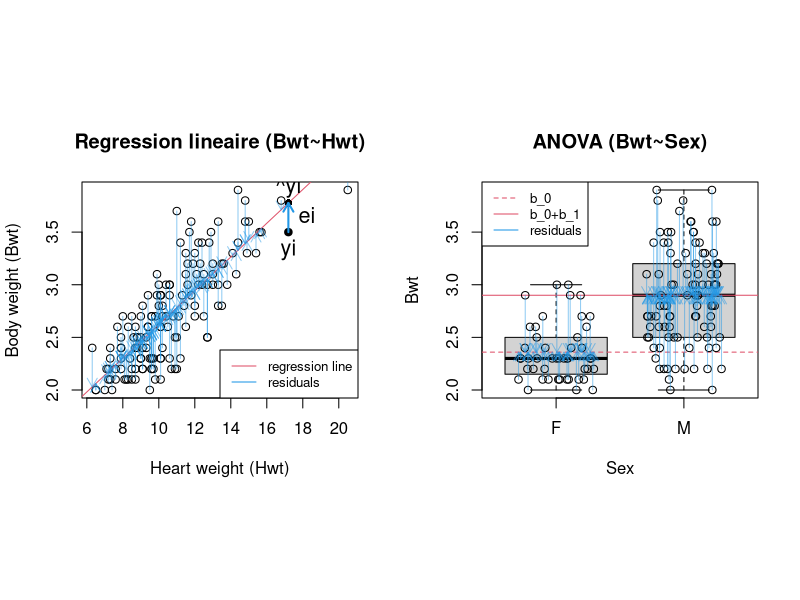
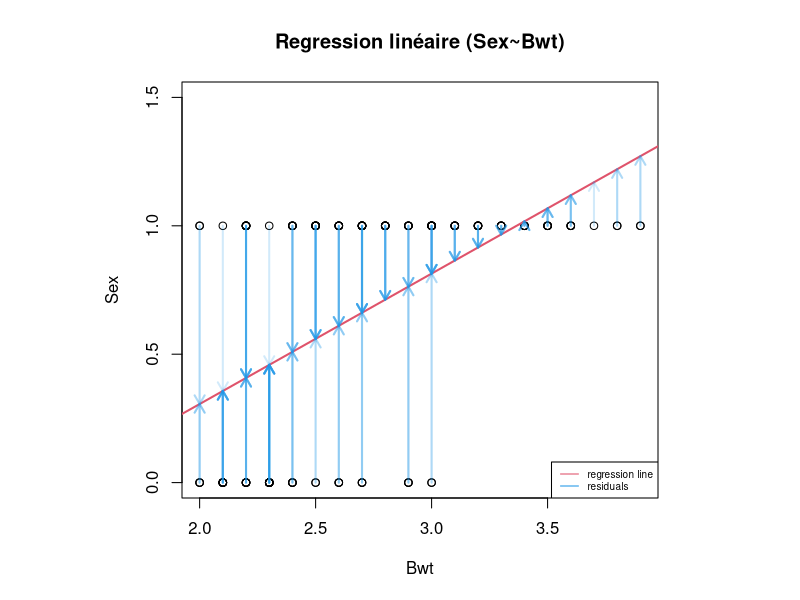
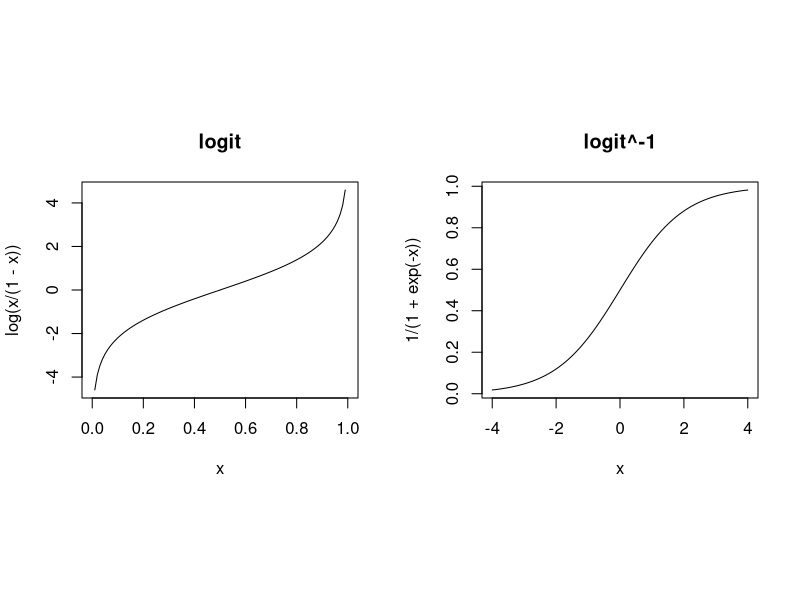
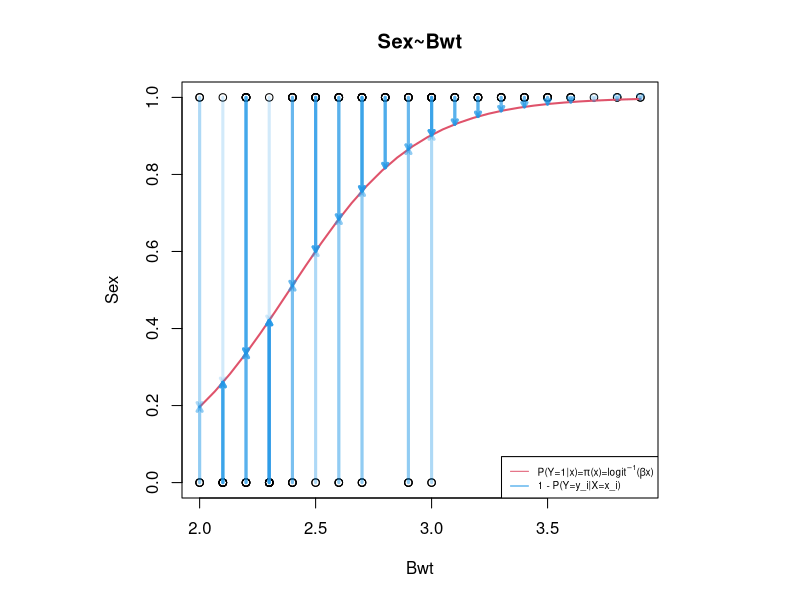

Generate these figures, in order, with R:
## ---- chunk 1
d = MASS::cats
m = lm(Bwt~Hwt, d)
layout(matrix(1:2, 1), respect=TRUE)
plot(
  m$model$Hwt, m$model$Bwt,
  ylab="Body weight (Bwt)", xlab="Heart weight (Hwt)",
  main="Regression lineaire (Bwt~Hwt)"
)
abline(m, col=2)
arrows(d$Hwt, d$Bwt, d$Hwt, d$Bwt-m$residuals, col=adjustcolor(4, alpha.f=0.5), length=0.1)

i = which(d$Hwt==17.2)
points(m$model[i,]$Hwt, m$model[i,]$Bwt,  pch=16)
points(m$model[i,]$Hwt, d[i,]$Bwt-m$residuals[i],  pch=16)
arrows(d[i,]$Hwt, d[i,]$Bwt, d[i,]$Hwt, d[i,]$Bwt-m$residuals[i], col=4, lwd=2, length=0.1)
text(m$model[i,]$Hwt, m$model[i,]$Bwt, "yi", pos=1, cex=1.3)
text(m$model[i,]$Hwt, d[i,]$Bwt-m$residuals[i]/2,  "ei", pos=4, cex=1.3)
text(m$model[i,]$Hwt, d[i,]$Bwt-m$residuals[i],  "^yi", pos=3, cex=1.3)
legend("bottomright",c("regression line", "residuals"), col=c(2,4), lty=1, cex=.8)


boxplot(Bwt~Sex, d, main="ANOVA (Bwt~Sex)", xlab="Sex", ylab="Bwt", outline=FALSE, ylim=range(d$Bwt))
m = lm(Bwt~Sex, d)
m$coefficients
abline(h=m$coefficients[[1]] + m$coefficients[[2]], col=2)
abline(h=m$coefficients[[1]], col=2, lty=2)

x = jitter(as.numeric(d$Sex), 1.5)
points(x, d$Bwt)
arrows(x, d$Bwt, x, d$Bwt-m$residuals, col=adjustcolor(4, alpha.f=0.5), length=0.1)
legend("topleft",c("b_0", "b_0+b_1", "residuals"), col=c(2,2,4), lty=c(2,1,1), cex=.8)

# t.test
# 1 null hypothesis
# H_0: p_h==_f
# H_1: p_h!=p_f
# 2 risk
# alpha = 5%
# 3 test hypothesis
# residuals~N?
shapiro.test(d[d$Sex=="F",]$Bwt)
shapiro.test(d[d$Sex=="M",]$Bwt)
# -> OK
# 4 t.test
t.test(d[d$Sex=="F",]$Bwt, d[d$Sex=="M",]$Bwt)
anova(m)
# 5 conclusion
## ---- chunk 2
d = MASS::cats

layout(1, respect=TRUE)
s = as.numeric(d$Sex) - 1
plot(d$Bwt, s, main="Regression linéaire (Sex~Bwt)", xlab="Bwt", ylab="Sex", ylim=c(0,1.5))
m = lm(s~d$Bwt)
abline(m, col=2, lwd=2)
# abline(h=0.5, col="grey", lwd=2)
arrows(d$Bwt, s, d$Bwt, s-m$residuals, col=adjustcolor(4, alpha.f=0.2), length=0.1, lwd=2)
legend("bottomright",c("regression line", "residuals"), col=c(2,4), lty=1, cex=0.6)
## ---- chunk 3
layout(matrix(1:2, 1), respect=TRUE)
x = 0:100/100
plot(x, log(x/(1-x)), main="logit", type="l")
x = seq(-4, 4,  length.out=100)
plot(x, 1 / (1+exp(-x)), main="logit^-1", type="l")
## ---- chunk 4
layout(1, respect=TRUE)
plot(d$Bwt, s, main="Sex~Bwt", xlab="Bwt", ylab="Sex")
m = glm(d$Sex~d$Bwt, family = binomial(logit))
m$coefficients
logitinv = function(x) 1/(1 + exp(-x))
x = seq(min(d$Bwt), max(d$Bwt), length.out=30)
lines(x, logitinv(m$coefficients[[1]] + m$coefficients[[2]]*x), col=2, lwd=2)
py1x = function(t,m) {
  x = m$coefficients[[1]] + m$coefficients[[2]]*t
  1/(1 + exp(-x))
}
arrows(d$Bwt, s, d$Bwt, py1x(d$Bwt,m), col=adjustcolor(4, alpha.f=0.2), length=0.05, lwd=3)
legend("bottomright", c(expression(paste("P(Y=1|x)=", pi, "(x)=", logit^-1, "(", beta , "x)")), expression("1 - P(Y=y_i|X=x_i)")), col=c(2,4), lty=1, cex=0.6)
## ---- chunk 5
m = glm(d$Sex~d$Bwt, family = binomial(logit))
m$coefficients
summary(m)
